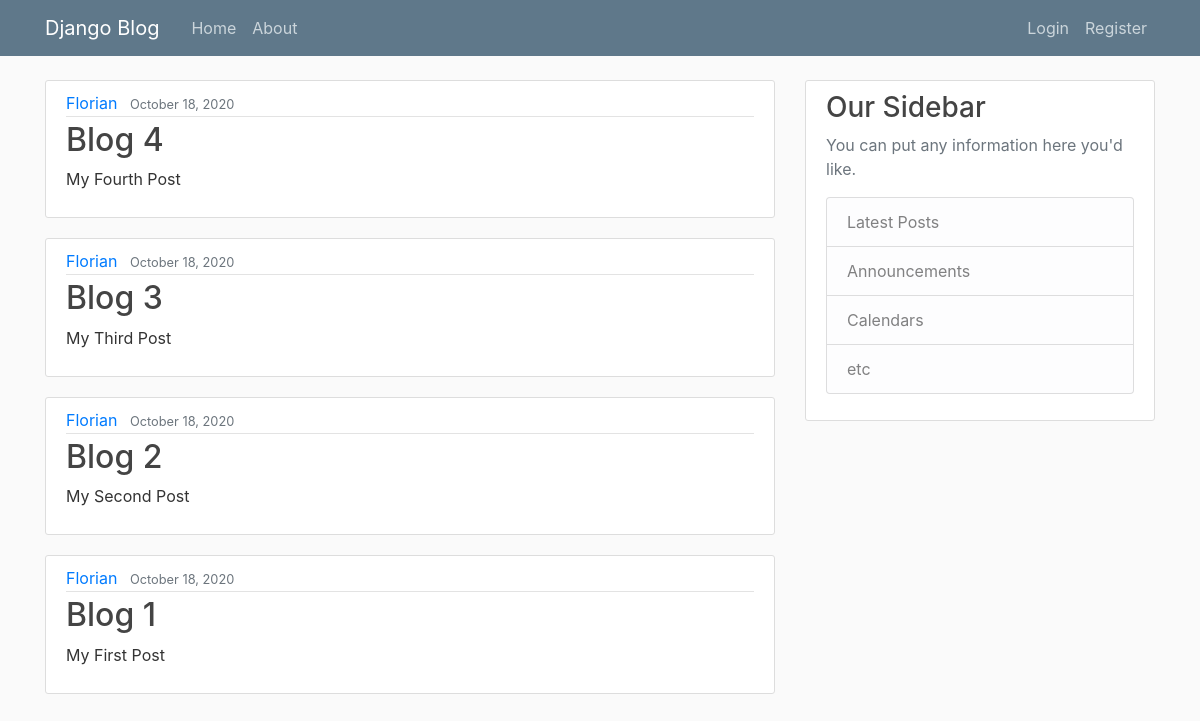
Before: / with the older database file.
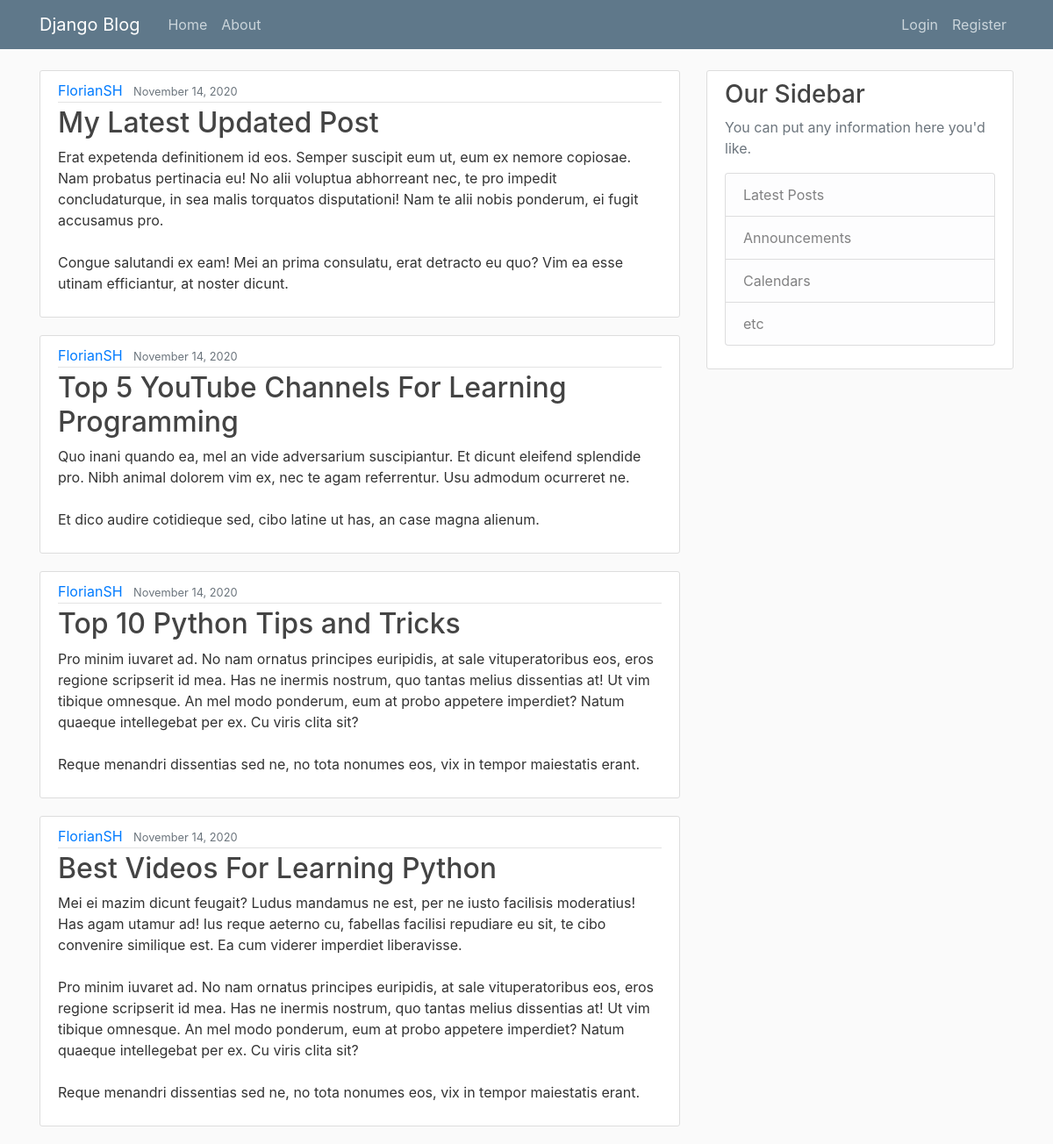
After: the same page with the newer database file.
### blog/models.py (models this page shows, shortened)
class Posts(models.Model):
    title = models.CharField(max_length=100)
    content = models.TextField()
    date_posted = models.DateTimeField(default=timezone.now)
    author = models.ForeignKey(User, on_delete=models.CASCADE)

### blog/views.py (the view)
# urls.py: path('', PostListView.as_view(), name='blog-home'),
class PostListView(ListView):
    model = Posts
    template_name = 'blog/home.html'
    context_object_name = 'posts'
    ordering = ['-date_posted']
    paginate_by = 4

### blog/templates/blog/home.html
{% extends 'blog/base.html' %} {%block content%} {%for post in posts%}
<article class="media content-section">
  <div class="media-body">
    <div class="article-metadata">
      <a class="mr-2" href="#">{{ post.author }}</a>
      <small class="text-muted">{{ post.date_posted|date:"F d, Y" }}</small>
    </div>
    <h2><a class="article-title" href="#">{{ post.title }}</a></h2>
    <p class="article-content">{{ post.content }}</p>
  </div>
</article>
{% endfor %} {% endblock content%}

### blog/templates/blog/base.html (shortened to what this page needs)
{%load static %}
<!DOCTYPE html>
<html>
  <head>
    <link
      rel="stylesheet"
      href="https://maxcdn.bootstrapcdn.com/bootstrap/4.0.0/css/bootstrap.min.css"
    />
    <link rel="stylesheet" type='text/css' href="{% static 'blog/main.css' %}"/>
  </head>
  <body>
  <header class="site-header">
  <nav class="navbar navbar-expand-md navbar-dark bg-steel fixed-top">
    <div class="container">
      <a class="navbar-brand mr-4" href="{% url 'blog-home' %}">Django Blog</a>
      <div class="collapse navbar-collapse" id="navbarToggle">
        <div class="navbar-nav mr-auto">
          <a class="nav-item nav-link" href="{% url 'blog-home' %}">Home</a>
          <a class="nav-item nav-link" href="{% url 'blog-about' %}">About</a>
        </div>
        <div class="navbar-nav">
        {%if user.is_authenticated%}
          <a class="nav-item nav-link" href="{% url 'post-create' %}">New Post</a>
         <a class="nav-item nav-link" href="{% url 'user-profile' %}">Profile</a>
         <a class="nav-item nav-link" href="{% url 'logout' %}">Logout</a>
        {% else %}
          <a class="nav-item nav-link" href="{% url 'login' %}">Login</a>
          <a class="nav-item nav-link" href="{% url 'user-reg' %}">Register</a>
          {% endif %}
        </div>
      </div>
    </div>
  </nav>
</header>
    <main role="main" class="container">
  <div class="row">
    <div class="col-md-8">
      {% block content %}{% endblock %}
    </div>
    <div class="col-md-4">
      <div class="content-section">
        <h3>Our Sidebar</h3>
        <p class='text-muted'>You can put any information here you'd like.
          <ul class="list-group">
            <li class="list-group-item list-group-item-light">Latest Posts</li>
            <li class="list-group-item list-group-item-light">Announcements</li>
            <li class="list-group-item list-group-item-light">Calendars</li>
            <li class="list-group-item list-group-item-light">etc</li>
          </ul>
        </p>
      </div>
    </div>
  </div>
</main>
  </body>
</html>

### blog/static/blog/main.css (style rules this page uses)
body { background: #fafafa; color: #333333; margin-top: 5rem; }
h1, h2, h3, h4, h5, h6 { color: #444444; }
ul { margin: 0; }
.bg-steel { background-color: #5f788a; }
.site-header .navbar-nav .nav-link { color: #cbd5db; }
.content-section { background: #ffffff; padding: 10px 20px; border: 1px solid #dddddd; border-radius: 3px; margin-bottom: 20px; }
.article-title { color: #444444; }
.article-content { white-space: pre-line; }
.article-metadata { padding-bottom: 1px; margin-bottom: 4px; border-bottom: 1px solid #e3e3e3 }

Changed rows visible on the page:
removed Posts: author "Florian", date_posted "October 18, 2020", title "Blog 4", content "My Fourth Post"
no longer on this page (row edited): Posts: author "Florian", date_posted "October 18, 2020", title "Blog 3", content "My Third Post"
no longer on this page (row edited): Posts: author "Florian", date_posted "October 18, 2020", title "Blog 2", content "My Second Post"
no longer on this page (row edited): Posts: author "Florian", date_posted "October 18, 2020", title "Blog 1", content "My First Post"
added Posts: author "FlorianSH", date_posted "November 14, 2020", title "My Latest Updated Post", content "Erat expetenda definitionem id eos. Semper suscipit eum ut, eum ex nemore copiosae. Nam probatus pertinacia eu! No alii voluptua abhorreant nec, te pro impedit concludaturque, in sea malis torquatos disputationi! Nam te alii nobis ponderum, ei fugit accusamus pro. Congue salutandi ex eam! Mei an prima consulatu, erat detracto eu quo? Vim ea esse utinam efficiantur, at noster dicunt."
added Posts: author "FlorianSH", date_posted "November 14, 2020", title "Top 5 YouTube Channels For Learning Programming", content "Quo inani quando ea, mel an vide adversarium suscipiantur. Et dicunt eleifend splendide pro. Nibh animal dolorem vim ex, nec te agam referrentur. Usu admodum ocurreret ne. Et dico audire cotidieque sed, cibo latine ut has, an case magna alienum."
added Posts: author "FlorianSH", date_posted "November 14, 2020", title "Top 10 Python Tips and Tricks", content "Pro minim iuvaret ad. No nam ornatus principes euripidis, at sale vituperatoribus eos, eros regione scripserit id mea. Has ne inermis nostrum, quo tantas melius dissentias at! Ut vim tibique omnesque. An mel modo ponderum, eum at probo appetere imperdiet? Natum quaeque intellegebat per ex. Cu viris clita sit? Reque menandri dissentias sed ne, no tota nonumes eos, vix in tempor maiestatis erant."
added Posts: author "FlorianSH", date_posted "November 14, 2020", title "Best Videos For Learning Python", content "Mei ei mazim dicunt feugait? Ludus mandamus ne est, per ne iusto facilisis moderatius! Has agam utamur ad! Ius reque aeterno cu, fabellas facilisi repudiare eu sit, te cibo convenire similique est. Ea cum viderer imperdiet liberavisse. Pro minim iuvaret ad. No nam ornatus principes euripidis, at sale vituperatoribus eos, eros regione scripserit id mea. Has ne inermis nostrum, quo tantas melius dissentias at! Ut vim tibique omnesque. An mel modo ponderum, eum at probo appetere imperdiet? Natum quaeque intellegebat per ex. Cu viris clita sit? Reque menandri dissentias sed ne, no tota nonumes eos, vix in tempor maiestatis erant."
